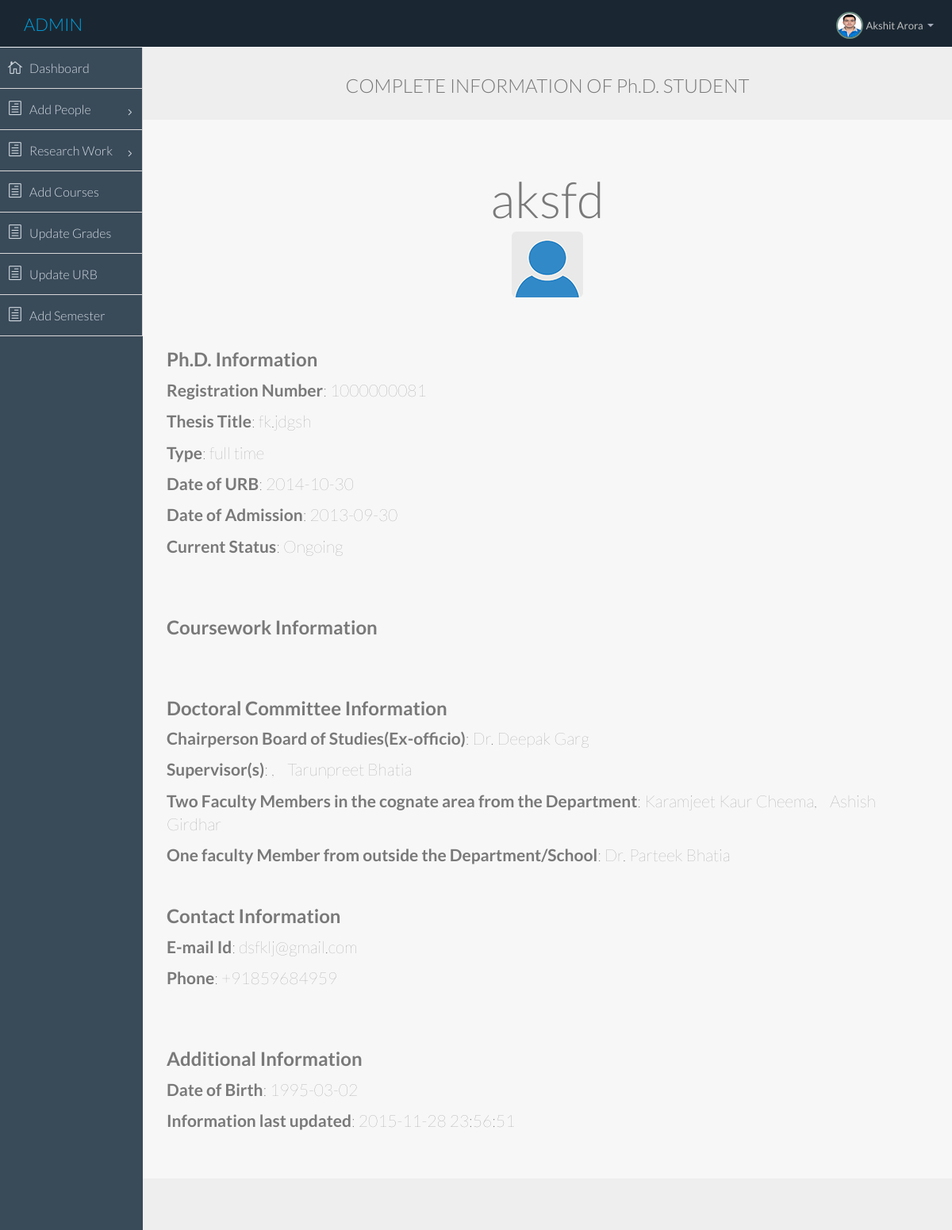
Screenshot of /admin/cinfo.php?regno=1000000081 (signed in) with the database file from the repository.
### tables this page shows
CREATE TABLE IF NOT EXISTS `student` (
  `sid` int(11) NOT NULL,
  `timestamp` timestamp NOT NULL DEFAULT CURRENT_TIMESTAMP,
  `regno` int(11) NOT NULL,
  `sname` varchar(100) NOT NULL,
  `full_part` varchar(5) NOT NULL,
  `status` varchar(300) NOT NULL,
  `sdob` date NOT NULL,
  `semail` varchar(100) NOT NULL,
  `sbranch` varchar(4) DEFAULT NULL,
  `sdoa` date NOT NULL,
  `sdurb` date NOT NULL,
  `sthesis` varchar(500) NOT NULL,
  `sphone` varchar(200) NOT NULL,
  `chair` varchar(500) NOT NULL,
  `supervisor1` varchar(500) NOT NULL,
  `supervisor2` varchar(500) NOT NULL,
  `cognate1` varchar(500) NOT NULL,
  `cognate2` varchar(500) NOT NULL,
  `outside` varchar(500) NOT NULL,
  `def` int(11) NOT NULL DEFAULT '1'
);

### admin/cinfo.php (the view, shortened to what this page needs)
<?php session_start();error_reporting(0);
if(1){
    require 'header.php';
    require 'connection.php';
?>
  <body>
  <section id="container" class="">
      <?php require 'topbar.php';?>
      <?php require 'sidebar.php';?>
      <section id="main-content">
          <section class="wrapper">
			  <div class="row">
				<div class="col-lg-12">
                    <?php
                        $sql = "SELECT * FROM STUDENT WHERE regno=".$_GET["regno"].";";
                        $result = mysqli_query($conn,$sql);
                        $row = mysqli_fetch_assoc($result);
                    ?>
					<center><h3>COMPLETE INFORMATION OF Ph.D. STUDENT</h3></center><br>
                  </div>
              </div>
              <div class="row jumbotron">
                  <center>
                      <h1><?php echo $row["sname"]; ?></h1>
                      <img src='<?php
    $path = "img/now/".$row["regno"].".jpg";
    if(file_exists($path)) {
        echo $path;}
    else {
        echo "img/now/avatar1.png";}
                                ?>' class='img-rounded'/>
                  </center>
                  <br><h3><b>Ph.D. Information</b></h3>
                  <p><b>Registration Number</b>: <?php echo $row["regno"];?></p>
                  <p><b>Thesis Title</b>: <?php echo $row["sthesis"];?></p>
                  <p><b>Type</b>: <?php echo $row["full_part"];?> time</p>
                  <p><b>Date of URB</b>: <?php echo $row["sdurb"];?></p>
                  <p><b>Date of Admission</b>: <?php echo $row["sdoa"];?></p>
                  <p><b>Current Status</b>: <?php echo $row["status"];?></p>
                  <?php
                        $sql1 = "SELECT * from courses where sregno = ".$row["regno"]." ORDER BY timestamp DESC;";
                        if(mysqli_query($conn,$sql1)){
                        echo "<br><h3><b>Coursework Information</b></h3>";
                      }
                  ?>
                  <?php
                            echo "<br><h3><b>Doctoral Committee Information</b></h3>";
                            echo "<p><b>Chairperson Board of Studies(Ex-officio)</b>: ".$row["chair"];"</p>";
                            echo "<p><b>Supervisor(s)</b>: ".$row["supervisor1"].",&nbsp;&nbsp;&nbsp;&nbsp;";
                            echo $row["supervisor2"]."</p>";
                            echo "<p><b>Two Faculty Members in the cognate area from the Department</b>: ".$row["cognate1"].",&nbsp;&nbsp;&nbsp;&nbsp;";
                            echo $row["cognate2"]."</p>";
                            echo "<p><b>One faculty Member from outside the Department/School</b>: ".$row["outside"];"</p>";
                  ?>
                  <br><br><h3><b>Contact Information</b></h3>
                  <p><b>E-mail Id</b>: <?php echo $row["semail"];?></p>
                  <p><b>Phone</b>: <?php echo $row["sphone"];?></p>
                  <br><h3><b>Additional Information</b></h3>
                  <p><b>Date of Birth</b>: <?php echo $row["sdob"];?></p>
                  <p><b>Information last updated</b>: <?php echo $row["timestamp"];?></p>
              </div>
          </section>
      </section>
      </section>
  </body>
</html>
<?php
}
?>

### admin/header.php (shortened to what this page needs)
<!DOCTYPE html>
<html lang="en">
  <head>
    <link href="//cdnjs.cloudflare.com/ajax/libs/bootcards/1.1.1/css/bootcards-desktop.min.css" rel="stylesheet">
    <link href="css/bootstrap.min.css" rel="stylesheet">
    <link href="css/bootstrap-theme.css" rel="stylesheet">
    <link href="css/elegant-icons-style.css" rel="stylesheet" />
    <link href="css/font-awesome.min.css" rel="stylesheet" />
    <link href="css/style.css" rel="stylesheet">
    <link href="css/style-responsive.css" rel="stylesheet" />
  </head>

### admin/topbar.php (shortened to what this page needs)
<header class="header dark-bg">
            <div class="toggle-nav">
            </div>
            <a href="index.php" class="logo"><span class="lite">Admin</span></a>
           <div class="top-nav notification-row">
                <ul class="nav pull-right top-menu">
                    <li class="dropdown">
                        <a data-toggle="dropdown" class="dropdown-toggle" href="#">
                            <span class="profile-ava">
                                <img alt="" src="img/now/<?php      $path = "img/now/".$_SESSION["id"]."1_small.jpg";  if(file_exists($path)) {    echo $_SESSION["id"];} else {         echo "avatar";     }?>1_small.jpg">
                            </span>
                            <span class="username"><?php echo $_SESSION["name"];?></span>
                            <b class="caret"></b>
                        </a>
                    </li>
                </ul>
            </div>
      </header>

### admin/sidebar.php (shortened to what this page needs)
<aside>
    <div id="sidebar"  class="nav-collapse ">
        <ul class="sidebar-menu">
            <li>
                <a class="" href="index.php">
                    <i class="icon_house_alt"></i>
                    <span>Dashboard</span>
                </a>
            </li>
            <li class="sub-menu">
                <a class="" href="javascript:;">
                    <i class="icon_document_alt"></i>
                    <span>Add People</span>
                    <span class="menu-arrow arrow_carrot-right"></span>
                </a>
            </li>
            <li class="sub-menu">
                <a class="" href="javascript:;">
                    <i class="icon_document_alt"></i>
                    <span>Research Work</span>
                    <span class="menu-arrow arrow_carrot-right"></span>
                </a>
            </li>
            <li>
                <a class="" href="course.php">
                    <i class="icon_document_alt"></i>
                    <span>Add Courses</span>
                </a>
            </li>
            <li>
                <a class="" href="grade.php">
                    <i class="icon_document_alt"></i>
                    <span>Update Grades</span>
                </a>
            </li>
            <li>
                <a class="" href="urb.php">
                    <i class="icon_document_alt"></i>
                    <span>Update URB</span>
                </a>
            </li>
            <li>
                <a class="" href="sem.php">
                    <i class="icon_document_alt"></i>
                    <span>Add Semester</span>
                </a>
            </li>
        </ul>
    </div>
</aside>

### rows the page displays
student: sname "aksfd", regno "1000000081", sthesis "fk.jdgsh", full_part "full", sdurb "2014-10-30", sdoa "2013-09-30", status "Ongoing", chair "Dr. Deepak Garg", supervisor2 "Tarunpreet Bhatia", cognate1 "Karamjeet Kaur Cheema", cognate2 "Ashish Girdhar", outside "Dr. Parteek Bhatia", semail "dsfklj@gmail.com", sphone "+91859684959", sdob "1995-03-02", timestamp "2015-11-28 23:56:51"

### other values shown
$_SESSION["name"] "Akshit Arora"
